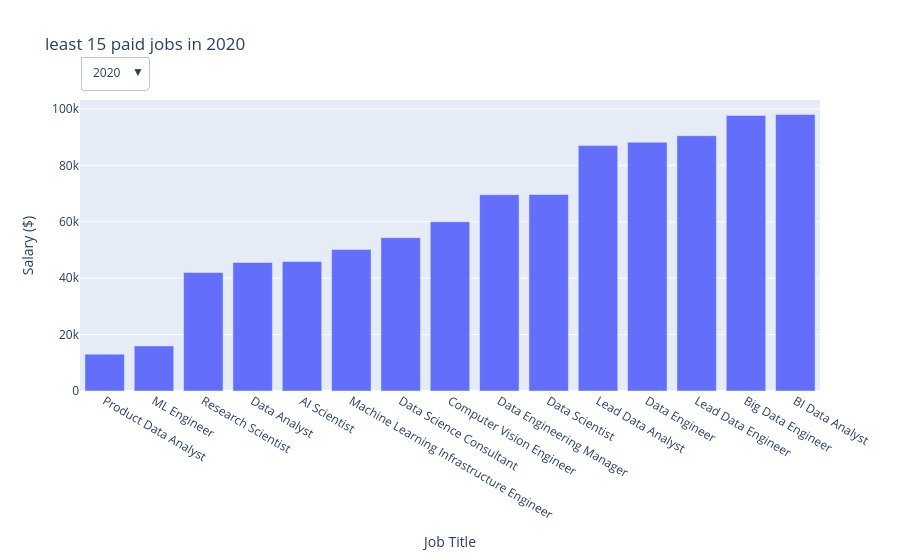

Notebook code for this chart:
### Code cell
years = sorted(df['work_year'].unique())
fig = go.Figure()

for i, year in enumerate(years):
    temp = df[df['work_year'] == year].groupby('job_title')['salary_in_usd'].mean().sort_values(ascending=True).head(15)
    fig.add_trace(go.Bar(
        x=temp.index,
        y=temp.values,
        name=str(year),
        visible=(i == 0)
    ))

buttons = []
for i, year in enumerate(years):
    visible = [j == i for j in range(len(years))]
    buttons.append(dict(
        label=str(year),
        method='update',
        args=[
            {'visible': visible},
            {'title': f'least 15 paid jobs in {year}'}
        ]
    ))

fig.update_layout(
    title=f'least 15 paid jobs in {years[0]}',
    xaxis_title='Job Title',
    yaxis_title='Salary ($)',
    updatemenus=[
        dict(
            active=0,
            buttons=buttons,
            x=0.0,
            y=1.15,
            xanchor='left',
            yanchor='top'
        )
    ]
)

fig.show()

### Figure 1 — Plotly figure (JSON) as saved in the notebook; plotly's stock layout.template omitted (floating-point values rounded to 4 significant figures)
{"data": [{"name": "2020", "type": "bar", "visible": true, "x": ["Product Data Analyst", "ML Engineer", "Research Scientist", "Data Analyst", "AI Scientist", "Machine Learning Infrastructure Engineer", "Data Science Consultant", "Computer Vision Engineer", "Data Engineering Manager", "Data Scientist", "Lead Data Analyst", "Data Engineer", "Lead Data Engineer", "Big Data Engineer", "BI Data Analyst"], "y": [13040.0, 15970.0, 42000.0, 45550.0, 45900.0, 50180.0, 54350.0, 60000.0, 69570.0, 69670.0, 87000.0, 88160.0, 90500.0, 97690.0, 98000.0]}, {"name": "2021", "type": "bar", "visible": false, "x": ["3D Computer Vision Researcher", "Computer Vision Engineer", "AI Scientist", "Big Data Engineer", "Applied Machine Learning Scientist", "Lead Data Scientist", "Business Data Analyst", "Finance Data Analyst", "BI Data Analyst", "Data Scientist", "Machine Learning Engineer", "Data Science Consultant", "Data Analyst", "Data Analytics Engineer", "Applied Data Scientist"], "y": [5409.0, 23840.0, 24260.0, 24540.0, 38400.0, 40570.0, 59100.0, 61900.0, 70110.0, 70670.0, 74610.0, 75450.0, 79510.0, 79730.0, 82140.0]}, {"name": "2022", "type": "bar", "visible": false, "x": ["Data Analytics Engineer", "ML Engineer", "NLP Engineer", "Business Data Analyst", "Applied Machine Learning Scientist", "ETL Developer", "Machine Learning Infrastructure Engineer", "Data Science Engineer", "Computer Vision Engineer", "Principal Data Analyst", "Machine Learning Developer", "Head of Machine Learning", "Lead Machine Learning Engineer", "Financial Data Analyst", "Data Analyst"], "y": [20000.0, 21980.0, 37240.0, 44680.0, 53440.0, 54960.0, 58260.0, 60000.0, 67500.0, 75000.0, 78790.0, 79040.0, 87930.0, 100000.0, 100600.0]}], "layout": {"title": {"text": "least 15 paid jobs in 2020"}, "updatemenus": [{"active": 0, "buttons": [{"args": [{"visible": [true, false, false]}, {"title": "least 15 paid jobs in 2020"}], "label": "2020", "method": "update"}, {"args": [{"visible": [false, true, false]}, {"title": "least 15 paid jobs in 2021"}], "label": "2021", "method": "update"}, {"args": [{"visible": [false, false, true]}, {"title": "least 15 paid jobs in 2022"}], "label": "2022", "method": "update"}], "x": 0, "xanchor": "left", "y": 1.15, "yanchor": "top"}], "xaxis": {"title": {"text": "Job Title"}}, "yaxis": {"title": {"text": "Salary ($)"}}}}
